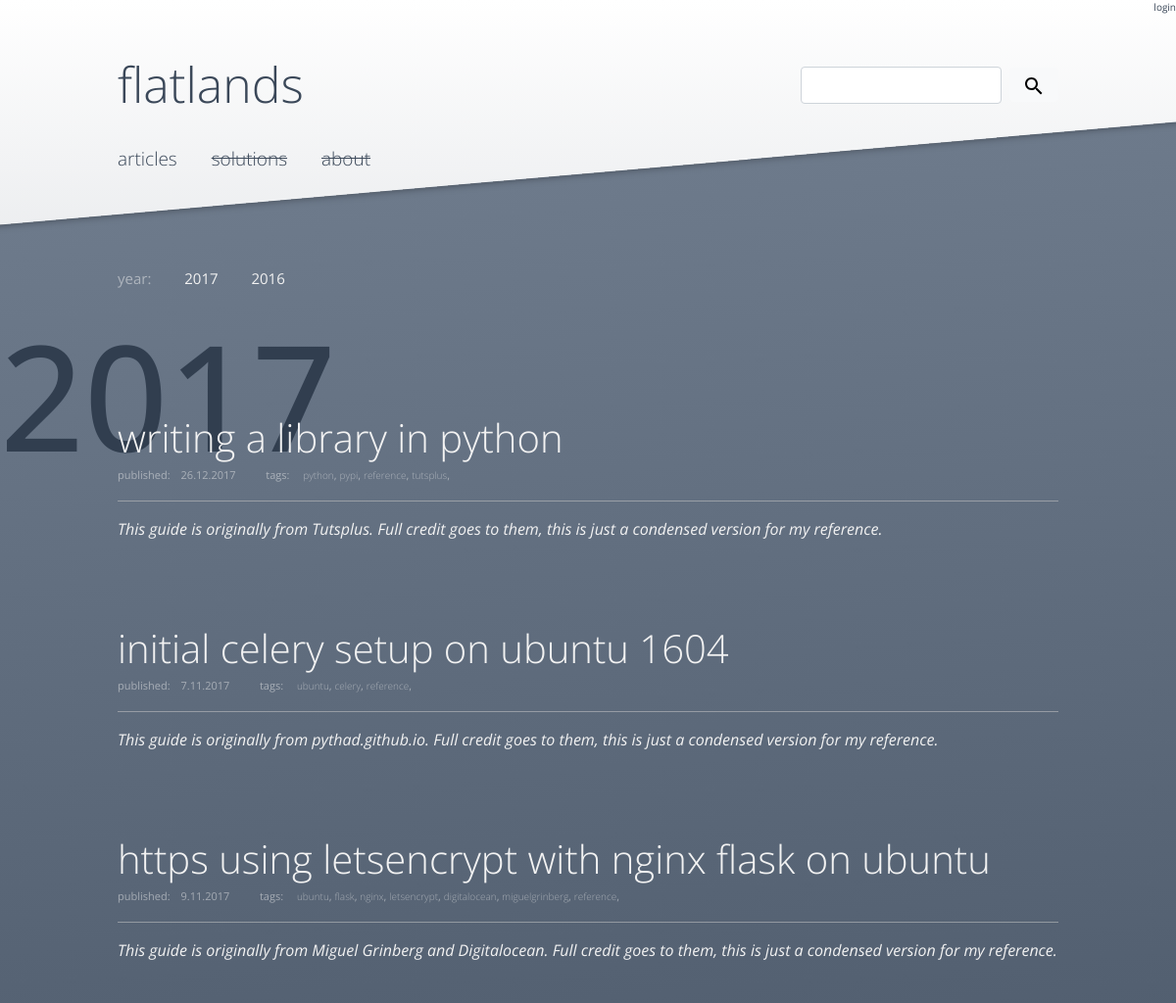
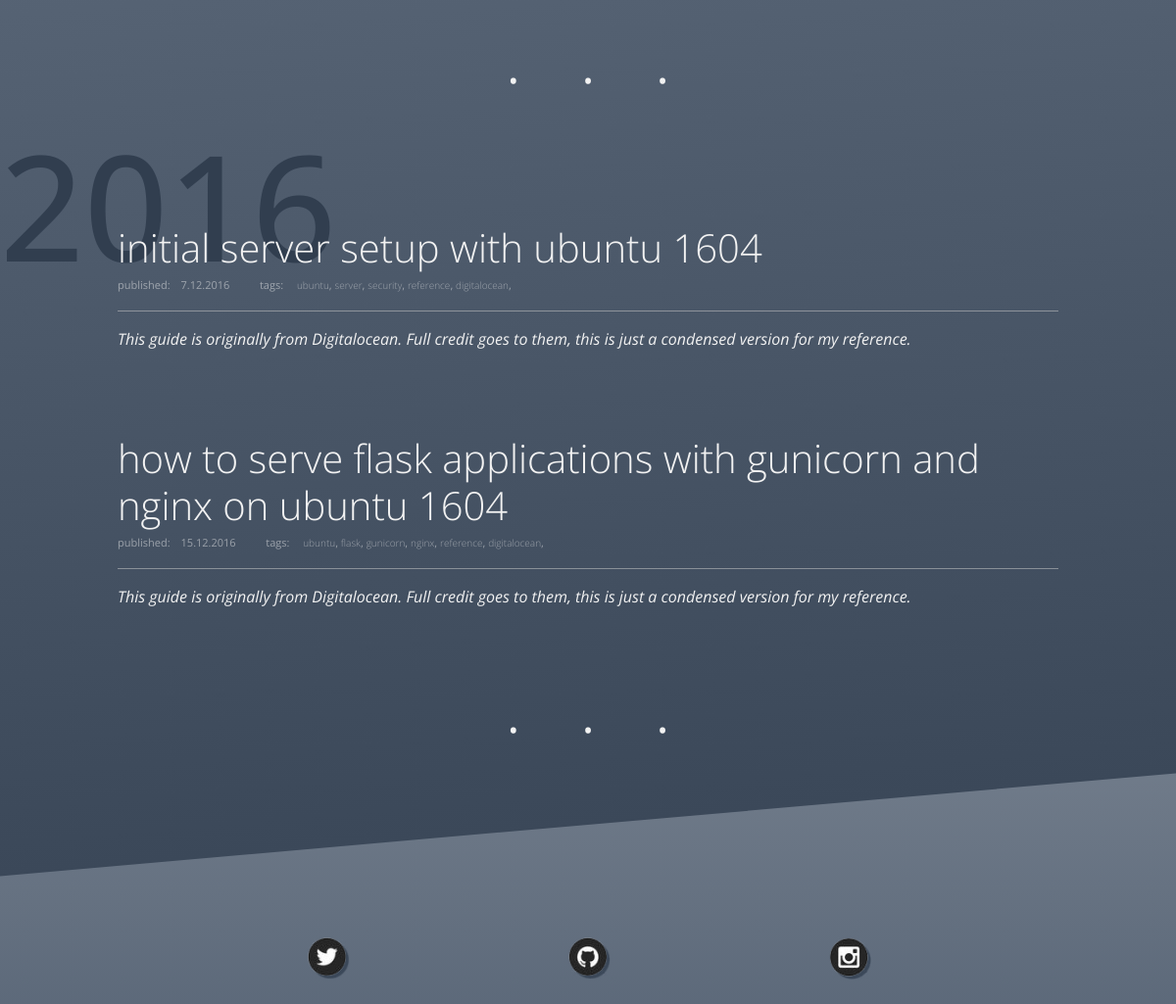
The page / on the database its author committed (2 pictures, top to bottom).
### modules/models.py (models this page shows, shortened)
class Post(db.Model):
    id = db.Column(db.Integer, primary_key=True)
    title = db.Column(db.String())
    author = db.Column(db.String())
    tags = db.Column(db.String())
    strap = db.Column(db.String())
    content = db.Column(db.String())
    pub_date = db.Column(db.String())
    published = db.Column(db.String())

### app.py (the view)
@app.route('/')
def index():
    posts = modules.database.to_json(modules.models.Post.query.all())
    years = modules.database.get_post_years(posts)
    return render_template('article.html', posts=posts, years=years)

### modules/database.py (called while the page is built)
def to_json(results):
    result = {}
    item = {}
    count = 1
    for row in results:
        for k, v in row.__dict__.items():
            if not k.startswith('_') and k != 'id':
                item[k] = v
        result[count] = item
        count += 1
        item = {}
    return result

def get_post_years(posts=None):
    years = []
    for code, data in posts.items():
        day, month, year = data['pub_date'].split('.')
        years.append(year)
    return sorted(list(set(years)), reverse=True)

### templates/article.html
{% extends "base.html" %}
{% block content %}
<div class="sub-nav">
    year:
    {% for year in years %}
        <a href="#{{ year }}">{{ year }}</a>
    {% endfor %}
</div>
<p style="height:1px;"></p>
{% for year in years %}
    <a name="{{ year }}">
        <div class="section-head">
            <h4>{{ year }}</h4>
        </div>
    </a>
    {% for code, data in posts.items()|reverse %}
        {% if data.pub_date.endswith(year) and data.published != 'False' %}
            <div class="blog-post">
                <h4><a href="/article/{{ data.title|replace(" ", "-") }}">{{data.title}}</a></h4>
                <small>published:&emsp;{{data.pub_date}} &emsp; &emsp;
                        tags:&emsp;
                        {% for tag in data.tags.split(' ') %}
                            <a  style="font-size: 10px;" href="/tag/{{tag}}">{{tag}}</a>,
                        {% endfor %}
                    </small>
                    <hr style="background-color:rgba(242, 242, 242, .5);">
                <div class="blog-post-strap">{{data.strap}}</div>
            </div>
            <p style="height:30px;"></p>
        {% endif %}
    {% endfor %}
    <div style="color: rgb(242, 242, 242); text-align: center; word-spacing: 50px; font-size: 50px;">· · ·</div>
{% endfor %}
{% endblock %}

### templates/base.html (shortened to what this page needs)
<!doctype html>
<html lang="en">
  <head>
    <link rel="stylesheet" href="https://maxcdn.bootstrapcdn.com/bootstrap/4.0.0-beta.2/css/bootstrap.min.css">
    <link rel="stylesheet" type="text/css" href="{{ url_for('static', filename='css/main.css') }}">
  </head>
  <body>
      {% include 'header.html' %}
    <div class="main-content">
      <div class="main-content-wrapper">
      {% block content %}
      {% endblock %}
      </div>
    </div>
    {% include 'footer.html' %}
  </body>
</html>

### templates/header.html (shortened to what this page needs)
<div style="display:flex; justify-content:flex-end;">
<a style="color:rgb(59, 72, 89);font-size:10px;" href="/login">login</a>
</div>
<div class="header">
<div class="col">
<br>
<div style="display: flex; justify-content: space-between;">
<div class="title">
  <a href="/article">flatlands</a>
</div>
    <form class="form-inline">
      <input class="form-control mr-sm-2" type="search" aria-label="Search">
      <button id="search-button" class="btn btn-light" type="submit">
      </button>
    </form>
</div>
<br>
  <div style="font-size: 19px;" class="header-nav">
    <a href="/article">articles</a>
    <a href="/article"><s>solutions</s></a>
    <a href="/article"><s>about</s></a>
  </div>
</div>
</div>

### templates/footer.html (shortened to what this page needs)
<p style="height:100px;"></p>
<div class="footer">
            <div class="footer-detail">
        <a href="https://twitter.com/flatlandsio" target="_blank"><img style="width: 40px; height: 40px;" src="/static/img/so_twitter.png"></a>&emsp;
    </div>
    <div class="footer-detail">
        <a href="https://www.github.com/" target="_blank"><img style="width: 40px; height: 40px;" src="/static/img/so_github.png"></a>&emsp;
    </div>
    <div class="footer-detail">
<a href="https://www.instagram.com/" target="_blank"><img style="width: 40px; height: 40px;" src="/static/img/so_instagram.png"></a>
    </div>
</div>

### static/css/main.css (style rules this page uses)
body { margin: 0; font-family: 'Open Sans', sans-serif; background: linear-gradient(white, rgb(89, 102, 119)); }
.header { margin: 0; padding-top: 10px; padding-left: 10%; padding-right: 10%; display: flex; }
.header a { color: rgb(59, 72, 89); text-decoration: none; font-weight: 100; }
.title { margin: 0; font-size: 50px; }
.header-nav { margin: 0; word-spacing: 30px; font-size: 15px; }
.header-nav a { color: rgb(59, 72, 89); text-decoration: none; }
.col { margin: 0; padding: 0; border: 0; width: 75%; }
.sub-nav { padding-left: 10%; color: rgba(242, 242, 242, .5); word-spacing: 30px; font-size: 15px; }
.sub-nav a { color: rgb(242, 242, 242); text-decoration: none; }
.main-content { box-shadow: 0px 197px 9px -198px rgba(0,0,0,.5) inset; -webkit-box-shadow: 0px 197px 9px -198px rgba(0,0,0,.5) inset; -moz-box-shadow: 0px 197px 9px -198px rgba(0,0,0,.5) inset; background: linear-gradient(rgb(109, 122, 139), rgb(59, 72, 89)); padding-top: 8%; padding-bottom: 5%; -webkit-transform: skewY(-5deg); -moz-transform: skewY(-5deg); -ms-transform: skewY(-5deg); -o-transform: skewY(-5deg); transform: skewY(-5deg); }
.main-content > .main-content-wrapper { -webkit-transform: skewY(5deg); -moz-transform: skewY(5deg); -ms-transform: skewY(5deg); -o-transform: skewY(5deg); transform: skewY(5deg); }
.section-head { height:110px; }
.section-head h4 { font-size: 150px; color:rgb(49, 62, 79); }
.blog-post { position:relative; padding-left: 10%; padding-right: 10%; padding-bottom: 40px; }
.blog-post h4 { margin:0px; }
.blog-post small { color: rgba(242, 242, 242, .5); font-size: 11px; }
.blog-post small a { color: rgba(242, 242, 242, .5); }
.blog-post-strap { color: rgb(242, 242, 242); font-style: italic; }
.blog-post a { font-size: 40px; font-weight: 300; color: rgb(242, 242, 242); text-decoration: none; }
.footer { display: flex; justify-content: space-around; }
.footer-detail a { color: rgb(255, 72, 0); text-decoration: none; }
.footer-detail img { -webkit-filter: drop-shadow(3px 3px 0px rgb(59, 72, 89)); filter: drop-shadow(3px 3px 0px rgb(59, 72, 89)); }
#search-button { width: 50px; height: 35px; }

### rows shown on the page
Post: title "writing a library in python", pub_date "26.12.2017", strap "This guide is originally from Tutsplus. Full credit goes to them, this is just a condensed version for my reference."
Post: title "initial celery setup on ubuntu 1604", pub_date "7.11.2017", strap "This guide is originally from pythad.github.io. Full credit goes to them, this is just a condensed version for my reference."
Post: title "https using letsencrypt with nginx flask on ubuntu", pub_date "9.11.2017", strap "This guide is originally from Miguel Grinberg and Digitalocean. Full credit goes to them, this is just a condensed version for my reference."
Post: title "initial server setup with ubuntu 1604", pub_date "7.12.2016", strap "This guide is originally from Digitalocean. Full credit goes to them, this is just a condensed version for my reference."
Post: title "how to serve flask applications with gunicorn and nginx on ubuntu 1604", pub_date "15.12.2016", strap "This guide is originally from Digitalocean. Full credit goes to them, this is just a condensed version for my reference."

### other values the page prints
{{ year }} "2017" "2016"
{{ tag }} "python" "pypi" "reference" "tutsplus" "ubuntu" "celery" "reference" "ubuntu" "flask" "nginx" "letsencrypt" "digitalocean" "miguelgrinberg" "reference" "ubuntu" "server" "security" "reference" "digitalocean" "ubuntu" "flask" "gunicorn" "nginx" "reference" "digitalocean"
